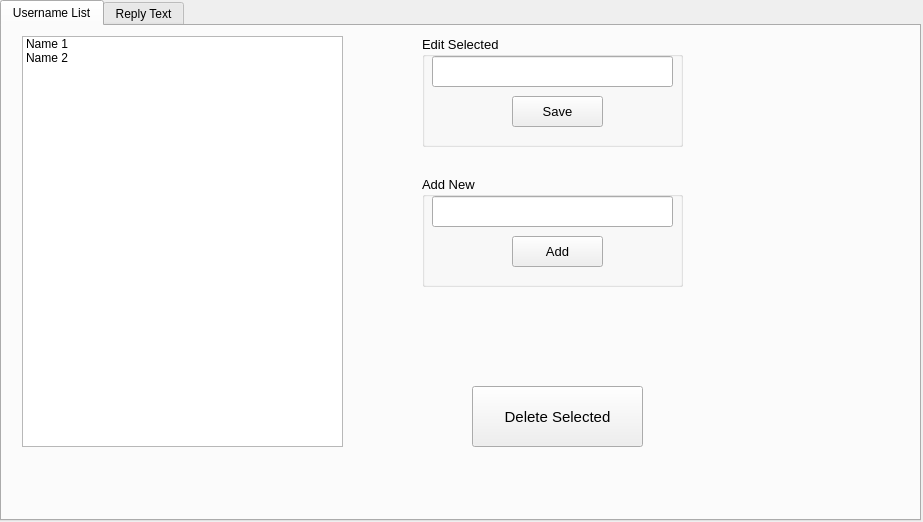
<?xml version="1.0" encoding="UTF-8"?>
<ui version="4.0">
 <class>Form</class>
 <widget class="QWidget" name="Form">
  <property name="geometry">
   <rect>
    <x>0</x>
    <y>0</y>
    <width>923</width>
    <height>522</height>
   </rect>
  </property>
  <property name="windowTitle">
   <string>Settings</string>
  </property>
  <widget class="QTabWidget" name="tabWidget">
   <property name="geometry">
    <rect>
     <x>0</x>
     <y>0</y>
     <width>921</width>
     <height>521</height>
    </rect>
   </property>
   <property name="currentIndex">
    <number>0</number>
   </property>
   <widget class="QWidget" name="tab">
    <attribute name="title">
     <string>Username List</string>
    </attribute>
    <widget class="QListWidget" name="listWidget">
     <property name="geometry">
      <rect>
       <x>20</x>
       <y>10</y>
       <width>321</width>
       <height>411</height>
      </rect>
     </property>
     <item>
      <property name="text">
       <string>Name 1</string>
      </property>
     </item>
     <item>
      <property name="text">
       <string>Name 2</string>
      </property>
     </item>
    </widget>
    <widget class="QPushButton" name="pushButton_3">
     <property name="geometry">
      <rect>
       <x>470</x>
       <y>360</y>
       <width>171</width>
       <height>61</height>
      </rect>
     </property>
     <property name="font">
      <font>
       <pointsize>11</pointsize>
      </font>
     </property>
     <property name="text">
      <string>Delete Selected</string>
     </property>
    </widget>
    <widget class="QGroupBox" name="groupBox">
     <property name="geometry">
      <rect>
       <x>420</x>
       <y>10</y>
       <width>261</width>
       <height>111</height>
      </rect>
     </property>
     <property name="font">
      <font>
       <pointsize>10</pointsize>
      </font>
     </property>
     <property name="title">
      <string>Edit Selected</string>
     </property>
     <widget class="QLineEdit" name="lineEdit">
      <property name="geometry">
       <rect>
        <x>10</x>
        <y>20</y>
        <width>241</width>
        <height>31</height>
       </rect>
      </property>
      <property name="font">
       <font>
        <pointsize>10</pointsize>
       </font>
      </property>
      <property name="text">
       <string/>
      </property>
     </widget>
     <widget class="QPushButton" name="pushButton">
      <property name="geometry">
       <rect>
        <x>90</x>
        <y>60</y>
        <width>91</width>
        <height>31</height>
       </rect>
      </property>
      <property name="text">
       <string>Save</string>
      </property>
     </widget>
    </widget>
    <widget class="QGroupBox" name="groupBox_3">
     <property name="geometry">
      <rect>
       <x>420</x>
       <y>150</y>
       <width>261</width>
       <height>111</height>
      </rect>
     </property>
     <property name="font">
      <font>
       <pointsize>10</pointsize>
      </font>
     </property>
     <property name="title">
      <string>Add New</string>
     </property>
     <widget class="QLineEdit" name="lineEdit_3">
      <property name="geometry">
       <rect>
        <x>10</x>
        <y>20</y>
        <width>241</width>
        <height>31</height>
       </rect>
      </property>
      <property name="font">
       <font>
        <pointsize>10</pointsize>
       </font>
      </property>
      <property name="text">
       <string/>
      </property>
     </widget>
     <widget class="QPushButton" name="pushButton_2">
      <property name="geometry">
       <rect>
        <x>90</x>
        <y>60</y>
        <width>91</width>
        <height>31</height>
       </rect>
      </property>
      <property name="text">
       <string>Add</string>
      </property>
     </widget>
    </widget>
   </widget>
   <widget class="QWidget" name="tab_2">
    <attribute name="title">
     <string>Reply Text</string>
    </attribute>
    <widget class="QListWidget" name="listWidget_2">
     <property name="geometry">
      <rect>
       <x>20</x>
       <y>10</y>
       <width>191</width>
       <height>401</height>
      </rect>
     </property>
     <item>
      <property name="text">
       <string>Name 1</string>
      </property>
     </item>
     <item>
      <property name="text">
       <string>Name 2</string>
      </property>
     </item>
    </widget>
    <widget class="QListWidget" name="listWidget_3">
     <property name="geometry">
      <rect>
       <x>230</x>
       <y>10</y>
       <width>271</width>
       <height>401</height>
      </rect>
     </property>
    </widget>
    <widget class="QGroupBox" name="groupBox_2">
     <property name="geometry">
      <rect>
       <x>550</x>
       <y>220</y>
       <width>311</width>
       <height>191</height>
      </rect>
     </property>
     <property name="title">
      <string>Media</string>
     </property>
     <widget class="QLineEdit" name="lineEdit_2">
      <property name="geometry">
       <rect>
        <x>10</x>
        <y>110</y>
        <width>291</width>
        <height>31</height>
       </rect>
      </property>
      <property name="placeholderText">
       <string>Image Name</string>
      </property>
     </widget>
     <widget class="QRadioButton" name="radioButton">
      <property name="geometry">
       <rect>
        <x>10</x>
        <y>30</y>
        <width>151</width>
        <height>21</height>
       </rect>
      </property>
      <property name="font">
       <font>
        <pointsize>11</pointsize>
       </font>
      </property>
      <property name="text">
       <string>Add/Change Image</string>
      </property>
     </widget>
     <widget class="QLabel" name="label">
      <property name="geometry">
       <rect>
        <x>10</x>
        <y>90</y>
        <width>171</width>
        <height>16</height>
       </rect>
      </property>
      <property name="font">
       <font>
        <pointsize>10</pointsize>
       </font>
      </property>
      <property name="text">
       <string>Image name with extension</string>
      </property>
     </widget>
     <widget class="QPushButton" name="pushButton_4">
      <property name="geometry">
       <rect>
        <x>110</x>
        <y>150</y>
        <width>75</width>
        <height>23</height>
       </rect>
      </property>
      <property name="text">
       <string>Add</string>
      </property>
     </widget>
    </widget>
    <widget class="QLabel" name="label_2">
     <property name="geometry">
      <rect>
       <x>560</x>
       <y>40</y>
       <width>151</width>
       <height>41</height>
      </rect>
     </property>
     <property name="font">
      <font>
       <pointsize>11</pointsize>
      </font>
     </property>
     <property name="text">
      <string>No Image Attached</string>
     </property>
    </widget>
   </widget>
  </widget>
 </widget>
 <resources/>
 <connections/>
</ui>
